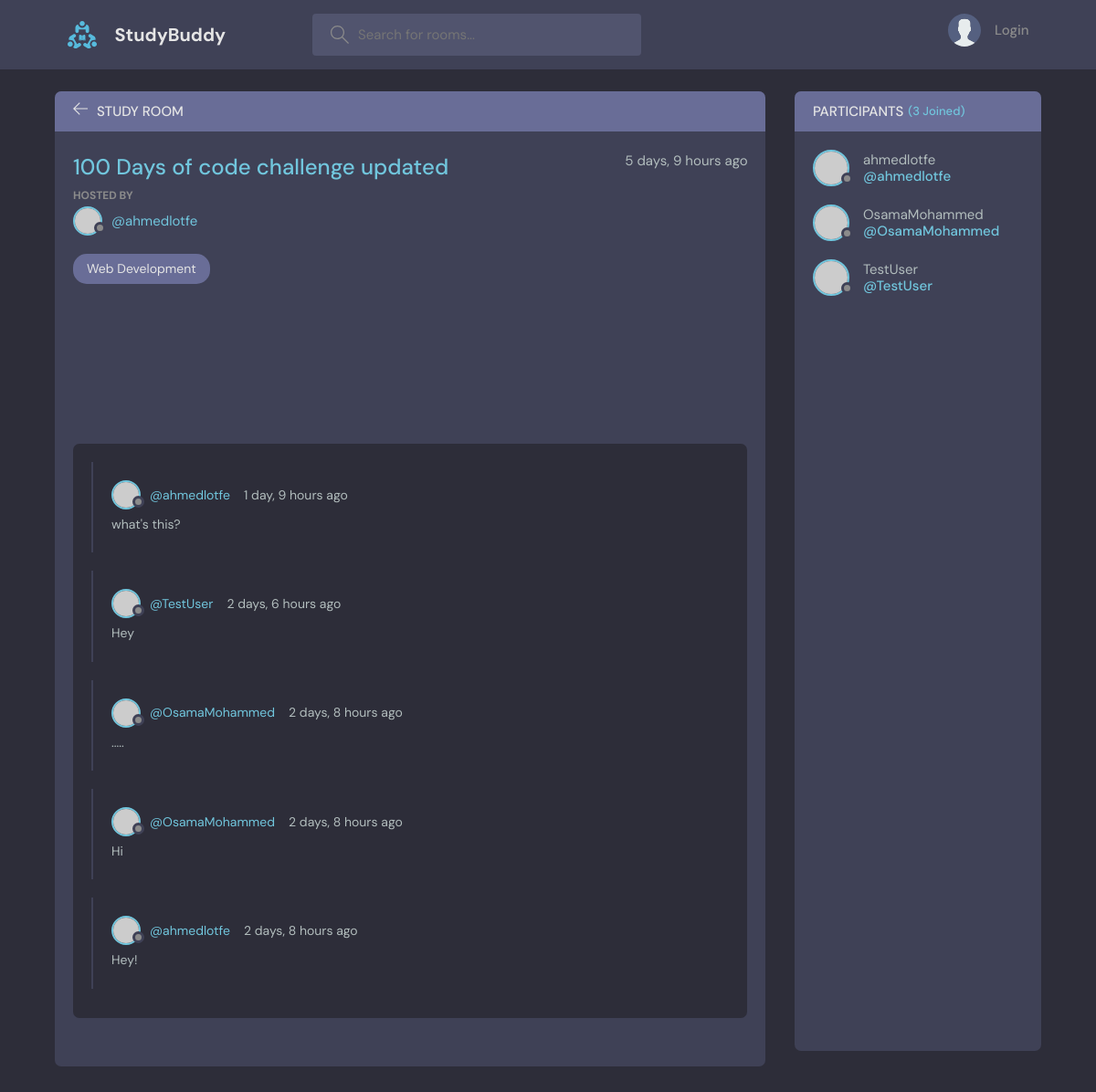
Page /room/2/ on the committed database.
### base/models.py (models this page shows, shortened)
class Room(models.Model):
    host = models.ForeignKey(User, on_delete=models.SET_NULL, null=True)
    topic = models.ForeignKey(Topic, on_delete=models.SET_NULL, null=True)
    name = models.CharField(max_length=200)
    description = models.TextField(null=True, blank=True)
    participants = models.ManyToManyField(
        User, related_name='participants', blank=True)
    created = models.DateTimeField(auto_now_add=True)
    updated = models.DateTimeField(auto_now=True)

class Topic(models.Model):
    name = models.CharField(max_length=200)
    def __str__(self):
        return self.name

class Message(models.Model):
    user = models.ForeignKey(User, on_delete=models.CASCADE)
    room = models.ForeignKey(Room, on_delete=models.CASCADE)
    body = models.TextField()
    created = models.DateTimeField(auto_now_add=True)
    updated = models.DateTimeField(auto_now=True)

### base/views.py (the view, shortened to what this page needs)
# urls.py: path('room/<int:pk>/', views.room, name='room'),
def room(request, pk):
    room = Room.objects.get(id=pk)
    room_messages = room.message_set.all().order_by('-created')
    participants = room.participants.all()
    context = {
        'room': room,
        'room_messages': room_messages,
        'participants': participants
    }
    return render(request, 'base/room.html', context)

### base/templates/base/room.html (shortened to what this page needs)
{% extends 'main.html' %}
{% block content %}
    <main class="profile-page layout layout--2">
      <div class="container">
        <div class="room">
          <div class="room__top">
            <div class="room__topLeft">
              <a href="{% url 'home' %}">
                <svg version="1.1" xmlns="http://www.w3.org/2000/svg" width="32" height="32" viewBox="0 0 32 32">
                  <title>arrow-left</title>
                  <path
                    d="M13.723 2.286l-13.723 13.714 13.719 13.714 1.616-1.611-10.96-10.96h27.625v-2.286h-27.625l10.965-10.965-1.616-1.607z"
                  ></path>
                </svg>
              </a>
              <h3>Study Room</h3>
            </div>
          </div>
          <div class="room__box scroll">
            <div class="room__header scroll">
              <div class="room__info">
                <h3>{{ room.name }}</h3>
                <span>{{ room.created|timesince }} ago</span>
              </div>
              <div class="room__hosted">
                <p>Hosted By</p>
                <a href="{% url 'profile' room.host.id %}" class="room__author">
                  <div class="avatar avatar--small">
                    <img src="https://randomuser.me/api/portraits/men/37.jpg" />
                  </div>
                  <span>@{{ room.host.username }}</span>
                </a>
              </div>
              <span class="room__topics">{{ room.topic }}</span>
            </div>
            <div class="room__conversation">
              <div class="threads scroll">
                {% for message in room_messages %}
                  <div class="thread">
                    <div class="thread__top">
                      <div class="thread__author">
                        <a href="{% url 'profile' message.user.id %}" class="thread__authorInfo">
                          <div class="avatar avatar--small">
                            <img src="https://randomuser.me/api/portraits/men/37.jpg" />
                          </div>
                          <span>@{{ message.user.username }}</span>
                        </a>
                        <span class="thread__date">{{ message.created|timesince }} ago</span>
                      </div>
                    </div>
                    <div class="thread__details">
                      {{ message.body }}
                    </div>
                  </div>
                {% endfor %}
              </div>
            </div>
          </div>
          <div class="room__message">
          </div>
        </div>
        <div class="participants">
          <h3 class="participants__top">Participants <span>({{ participants.count }} Joined)</span></h3>
          <div class="participants__list scroll">
            {% for participant in participants %}
              <a href="{% url 'profile' participant.id %}" class="participant">
                <div class="avatar avatar--medium">
                  <img src="https://randomuser.me/api/portraits/men/37.jpg" />
                </div>
                <p>
                  {{ participant.username }}
                  <span>@{{ participant.username }}</span>
                </p>
              </a>
            {% endfor %}
          </div>
        </div>
      </div>
    </main>
{% endblock content %}

### rows in the picture
Room: name "100 Days of code challenge updated", created "5 days, 9 hours", host.username "ahmedlotfe", topic "Web Development"
Message: user.username "ahmedlotfe", created "1 day, 9 hours", body "what's this?"
Message: user.username "TestUser", created "2 days, 6 hours", body "Hey"
Message: user.username "OsamaMohammed", created "2 days, 8 hours", body "....."
Message: user.username "OsamaMohammed", created "2 days, 8 hours", body "Hi"
Message: user.username "ahmedlotfe", created "2 days, 8 hours", body "Hey!"

### other values in the picture
{{ participants.count }} "3"
{{ participant.username }} "ahmedlotfe"
{{ participant.username }} "OsamaMohammed"
{{ participant.username }} "TestUser"
